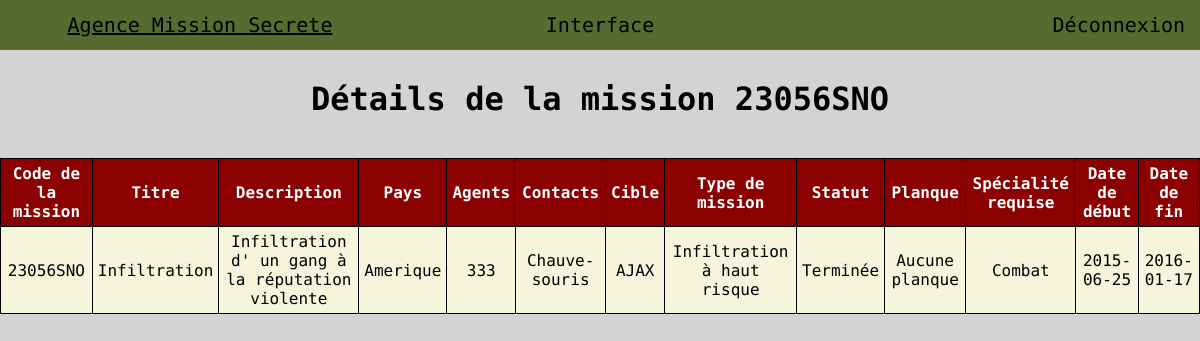
The page /Vue/details.php?mission=23056SNO on the database its author committed.
### tables this page shows
CREATE TABLE `missions` (
  `code_mission` varchar(20) NOT NULL,
  `title` varchar(100) NOT NULL,
  `description` varchar(200) NOT NULL,
  `country` varchar(100) NOT NULL,
  `agents` int(3) NOT NULL,
  `contacts` varchar(15) NOT NULL,
  `targets` varchar(7) NOT NULL,
  `missionType` varchar(150) NOT NULL,
  `status` varchar(100) NOT NULL,
  `hideouts` varchar(15) DEFAULT NULL,
  `specialityRequired` enum('Infiltration','Reconnaissance','Assassinat','Combat') NOT NULL,
  `dateStart` date NOT NULL,
  `dateEnd` date NOT NULL
);

### back/Modeles/Missions.php (called while the page is built)
<?php
class Missions
{
    private string $code_mission;
    private string $title;
    private string $description;
    private string $country;
    private int $agents;
    private string $contacts;
    private string $targets;
    private string $missionType;
    private string $status;
    private ?string $hideouts;
    private string $specialityRequired;
    private string $dateStart;
    private string $dateEnd;
    public function getMissionCode() :string
    {
        return $this->code_mission;
    }
    public function getMissionTitle() :string
    {
        return $this->title;
    }
    public function getMissionDescription() :string
    {
        return $this->description;
    }
    public function getMissionCountry() :string
    {
        return $this->country;
    }
    public function getMissionAgents() :int
    {
        return $this->agents;
    }
    public function getMissionContacts() :string
    {
        return $this->contacts;
    }
    public function getMissionCibles() :string
    {
        return $this->targets;
    }
    public function getMissionType() :string
    {
        return $this->missionType;
    }
    public function getMissionStatus() :string
    {
        return $this->status;
    }
    public function getMissionPlanques() :?string
    {
        $hideout = $this->hideouts;
        if(is_null($hideout)) {
            return 'Aucune planque';
        } else {
            return $this->hideouts;
        }
    }
    public function getMissionSpeciality() :string
    {
        return $this->specialityRequired;
    }
    public function getMissionDateStart() :string
    {
        return $this->dateStart;
    }
    public function getMissionDateEnd() :string
    {
        return $this->dateEnd;
    }
}

### back/Modeles/Database.php (the view, shortened to what this page needs)
<?php
class Database {
    private $pdo;
    public function __construct()
    {
        $this->pdo = new PDO('mysql:host=localhost;port=8889;dbname=mission_secrete', 'root', 'root');
    }
    public function displayDetailedMissions()
    {
        $mission = $_GET['mission'];
        try {
            $pdoStatement = $this->pdo->prepare('SELECT * FROM missions WHERE code_mission = :code');
            $pdoStatement->bindValue(':code', $mission, PDO::PARAM_STR);
            $pdoStatement->setFetchMode(PDO::FETCH_CLASS, 'Missions');
            if($pdoStatement->execute()) {
                $missionDetailed = $pdoStatement->fetch();
                echo '<td>'.$missionDetailed->getMissionCode().'</td>';
                echo '<td>'.$missionDetailed->getMissionTitle().'</td>';
                echo '<td>'.$missionDetailed->getMissionDescription().'</td>';
                echo '<td>'.$missionDetailed->getMissionCountry().'</td>';
                echo '<td>'.$missionDetailed->getMissionAgents().'</td>';
                echo '<td>'.$missionDetailed->getMissionContacts().'</td>';
                echo '<td>'.$missionDetailed->getMissionCibles().'</td>';
                echo '<td>'.$missionDetailed->getMissionType().'</td>';
                echo '<td>'.$missionDetailed->getMissionStatus().'</td>';
                echo '<td>'.$missionDetailed->getMissionPlanques().'</td>';
                echo '<td>'.$missionDetailed->getMissionSpeciality().'</td>';
                echo '<td>'.$missionDetailed->getMissionDateStart().'</td>';
                echo '<td>'.$missionDetailed->getMissionDateEnd().'</td>';
            }
        } catch (PDOException $e) {
            echo $e->getMessage();
        }
    }
}

### Vue/index.css (style rules this page uses)
html, body { margin: 0; padding: 0; font-family: 'Source Code Pro', monospace; background-color: lightgray; }
th, td { border: solid 1px black; padding: 5px; }

### rows shown on the page
missions: code_mission "23056SNO", title "Infiltration", description "Infiltration d' un gang à la réputation violente", country "Amerique", agents "333", contacts "Chauve-souris", targets "AJAX", missionType "Infiltration à haut risque", status "Terminée", specialityRequired "Combat", dateStart "2015-06-25", dateEnd "2016-01-17"

### other values the page prints
$missionCode "23056SNO"
$missionDetailed->getMissionPlanques() "Aucune planque"
